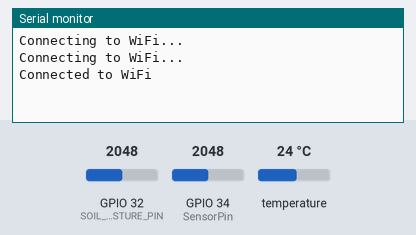
A program run on a simulated ESP32. Parts: the last lines printed to the serial monitor. Inputs (shaded band) come from the test bench; at power-on: temperature 24 °C, GPIO 32 (SOIL_MOISTURE_PIN) = 2048, GPIO 34 (SensorPin) = 2048. WiFi joins after 1.5 s; servers stay silent unless stated; network time is answered at once with the bench clock; uploads are accepted with an empty reply; the local clock reads 2024-03-15 10:24:30 at power-on unless the program sets it.

Above: at 3.2 s.
3.3 s: temperature set to 12 °C
At 4.0 s:
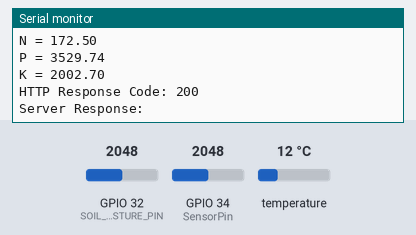
4.8 s: GPIO 32 (SOIL_MOISTURE_PIN) set to 2866
At 5.96 s:
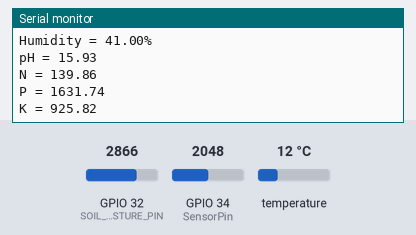
6.3 s: GPIO 34 (SensorPin) set to 2866
At 7.3 s:
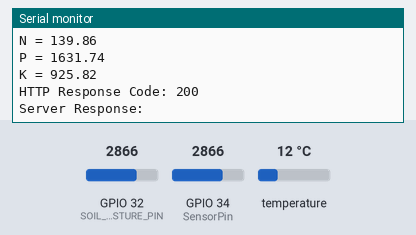
7.8 s: temperature set to 19 °C
At 9.1 s:
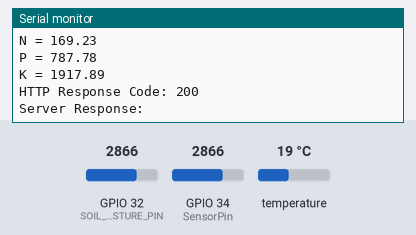
9.3 s: GPIO 32 (SOIL_MOISTURE_PIN) set to 3603
10.8 s: GPIO 34 (SensorPin) set to 3603
At 12.1 s:
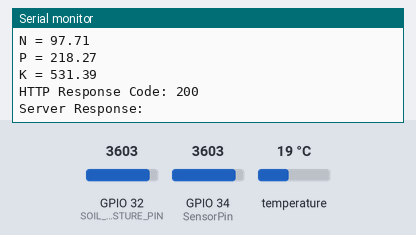
Timing chart, 0 to 13.3 s (numbered marks = the images above; inputs shaded):
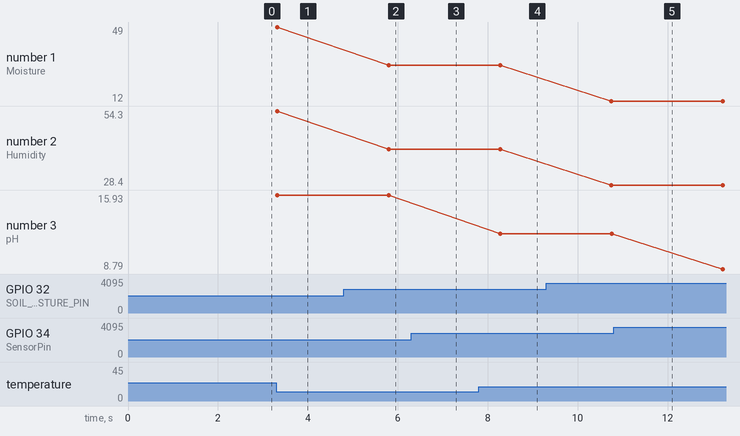

The program:

main.cpp
```cpp
#include <WiFi.h>
#include <HTTPClient.h>
#include <NTPClient.h>
#include <WiFiUdp.h>
#include <OneWire.h>
#include <DallasTemperature.h>
#include <Arduino.h>

#define SensorPin 34  // pH sensor connected to GPIO 34 (ADC1 channel)
#define ONE_WIRE_BUS 2  // Temperature sensor
#define SOIL_MOISTURE_PIN 32 // Soil Moisture Sensor

float calibration_value = 21.34 + 4;
unsigned long int avgValue;
int buf[50], temp;

// Temperature sensor setup
OneWire oneWire(ONE_WIRE_BUS);
DallasTemperature sensors(&oneWire);

// WiFi credentials
const char* ssid = "Pranali";
const char* password = "12345678";

// Google Apps Script Web App URL
const char* serverName = "https://script.google.com/macros/s/AKfycbzFqPLGDFIy7meWcvVnH7oKaLR72DBF4oak4aFu7EfFhouENrOf-N_sX3C6QTYm5huZig/exec";

// Initialize WiFi and NTP client
WiFiUDP ntpUDP;
NTPClient timeClient(ntpUDP, "pool.ntp.org", 7200, 60000); // Update every 60 seconds

void setup() {
  Serial.begin(115200);
  pinMode(SensorPin, INPUT);
  sensors.begin(); // Initialize temperature sensor

  // Setup WiFi connection
  WiFi.begin(ssid, password);
  while (WiFi.status() != WL_CONNECTED) {
    delay(1000);
    Serial.println("Connecting to WiFi...");
  }
  Serial.println("Connected to WiFi");

  // Initialize NTP client
  timeClient.begin();
  timeClient.update();
}

float readPH() {
  int i, j;
  for (i = 0; i < 50; i++) {  // Read 50 samples
    buf[i] = analogRead(SensorPin);
    delay(10);
  }

  // Sorting using Bubble Sort
  for (i = 0; i < 49; i++) {
    for (j = i + 1; j < 50; j++) {
      if (buf[i] > buf[j]) {
        temp = buf[i];
        buf[i] = buf[j];
        buf[j] = temp;
      }
    }
  }

  avgValue = 0;
  for (i = 15; i < 35; i++) avgValue += buf[i];  // Use middle 20 values for average

  float voltage = (float)avgValue * 3.3 / 4095.0 / 20.0; // Convert ADC reading to voltage
  float phValue = -5.70 * voltage + calibration_value; // Convert voltage to pH
  return phValue;
}

void loop() {
  // Read pH Sensor
  float phValue = readPH();

  // Read Soil Moisture Sensor
  int sensor_analog = analogRead(SOIL_MOISTURE_PIN);
  int _moisture = (100 - ((sensor_analog / 4095.00) * 100));
  float humidity = ((_moisture / 100.0) * 70) + 20;

  // Read Temperature Sensor
  sensors.requestTemperatures();
  float tempC = sensors.getTempCByIndex(0);

  if (tempC == DEVICE_DISCONNECTED_C) {
    Serial.println("Error: Could not read temperature data");
    return; // Skip sending invalid data
  }

  float tempF = sensors.toFahrenheit(tempC);

  // Improved Nutrient Calculations
  float n = (phValue * _moisture * tempC) / (humidity + 0.01);  // Avoid division by zero
  float p = (phValue * _moisture * humidity) / (tempC + 0.01);
  float k = (_moisture * tempC * humidity) / (phValue + 0.01);

  Serial.println("-----------------------------");
  Serial.print("Temp in C = "); Serial.println(tempC);
  Serial.print("Temp in F = "); Serial.println(tempF);
  Serial.print("Moisture = "); Serial.print(_moisture); Serial.println("%");
  Serial.print("Humidity = "); Serial.print(humidity); Serial.println("%");
  Serial.print("pH = "); Serial.println(phValue);
  Serial.print("N = "); Serial.println(n);
  Serial.print("P = "); Serial.println(p);
  Serial.print("K = "); Serial.println(k);

  if (WiFi.status() == WL_CONNECTED) { // Check if ESP32 is connected to WiFi
    HTTPClient http;
    http.begin(serverName);
    http.addHeader("Content-Type", "application/json");

    // Fetch time from NTP client
    timeClient.update();
    String formattedTime = timeClient.getFormattedTime();

    // Prepare JSON payload with sensor data
    String jsonData = "{\"method\":\"append\", \"temperature\":" + String(tempC) +
                      ", \"fahrenheit\":" + String(tempF) +
                      ", \"moisture\":" + String(_moisture) +
                      ", \"humidity\":" + String(humidity) +
                      ", \"ph\":" + String(phValue) +
                      ", \"n\":" + String(n) +
                      ", \"p\":" + String(p) +
                      ", \"k\":" + String(k) +
                      ", \"timestamp\":\"" + formattedTime + "\"}";

    // Send HTTP POST request
    int httpResponseCode = http.POST(jsonData);

    if (httpResponseCode > 0) {
      String response = http.getString();
      Serial.println("HTTP Response Code: " + String(httpResponseCode));
      Serial.println("Server Response: " + response);
    } else {
      Serial.println("Error on sending POST: " + String(httpResponseCode));
    }

    http.end(); // Close connection
  } else {
    Serial.println("WiFi Disconnected");
  }

  delay(1000); // Wait 1 second before next reading
}
```

Measured:
- after the input at 3.3 s, the serial monitor: prints a new line at once (image 1)
- after the input at 4.8 s, the serial monitor: prints a new line after 1.0 s (image 2)
- after the input at 7.8 s, the serial monitor: prints a new line after 0.47 s (image 4)
- plotted number 1: 49 → 30 after the input at 4.8 s, 30 → 12 after the input at 9.3 s
- plotted number 2: 54.3 → 41 after the input at 4.8 s, 41 → 28.4 after the input at 9.3 s
- plotted number 3: 12.18 → 8.79 after the input at 10.8 s
